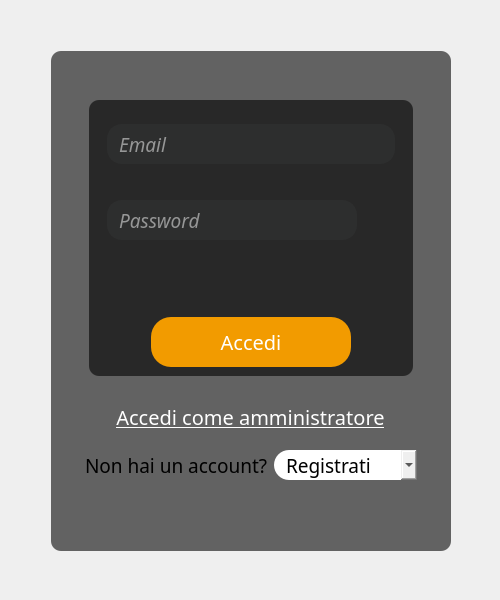
<?xml version="1.0" encoding="UTF-8"?>
<ui version="4.0">
 <class>Form</class>
 <widget class="QWidget" name="Form">
  <property name="geometry">
   <rect>
    <x>0</x>
    <y>0</y>
    <width>500</width>
    <height>600</height>
   </rect>
  </property>
  <property name="sizePolicy">
   <sizepolicy hsizetype="Fixed" vsizetype="Fixed">
    <horstretch>0</horstretch>
    <verstretch>0</verstretch>
   </sizepolicy>
  </property>
  <property name="minimumSize">
   <size>
    <width>500</width>
    <height>600</height>
   </size>
  </property>
  <property name="maximumSize">
   <size>
    <width>510</width>
    <height>610</height>
   </size>
  </property>
  <property name="windowTitle">
   <string>Form</string>
  </property>
  <property name="styleSheet">
   <string notr="true">
background-image: url(:/immagini/immagini/sfondologin2.png);</string>
  </property>
  <layout class="QGridLayout" name="gridLayout">
   <item row="1" column="0">
    <spacer name="horizontalSpacer">
     <property name="orientation">
      <enum>Qt::Horizontal</enum>
     </property>
     <property name="sizeType">
      <enum>QSizePolicy::Fixed</enum>
     </property>
     <property name="sizeHint" stdset="0">
      <size>
       <width>40</width>
       <height>20</height>
      </size>
     </property>
    </spacer>
   </item>
   <item row="2" column="1">
    <spacer name="verticalSpacer_2">
     <property name="orientation">
      <enum>Qt::Vertical</enum>
     </property>
     <property name="sizeType">
      <enum>QSizePolicy::Fixed</enum>
     </property>
     <property name="sizeHint" stdset="0">
      <size>
       <width>20</width>
       <height>40</height>
      </size>
     </property>
    </spacer>
   </item>
   <item row="1" column="1">
    <widget class="QFrame" name="frame">
     <property name="sizePolicy">
      <sizepolicy hsizetype="Expanding" vsizetype="Expanding">
       <horstretch>0</horstretch>
       <verstretch>0</verstretch>
      </sizepolicy>
     </property>
     <property name="minimumSize">
      <size>
       <width>400</width>
       <height>500</height>
      </size>
     </property>
     <property name="autoFillBackground">
      <bool>false</bool>
     </property>
     <property name="styleSheet">
      <string notr="true">border-radius:10px;
background:transparent;
background-color: rgba(0,0,0,150)</string>
     </property>
     <property name="frameShape">
      <enum>QFrame::StyledPanel</enum>
     </property>
     <property name="frameShadow">
      <enum>QFrame::Sunken</enum>
     </property>
     <property name="lineWidth">
      <number>3</number>
     </property>
     <layout class="QVBoxLayout" name="verticalLayout">
      <item>
       <spacer name="verticalSpacer_3">
        <property name="orientation">
         <enum>Qt::Vertical</enum>
        </property>
        <property name="sizeType">
         <enum>QSizePolicy::Fixed</enum>
        </property>
        <property name="sizeHint" stdset="0">
         <size>
          <width>20</width>
          <height>40</height>
         </size>
        </property>
       </spacer>
      </item>
      <item alignment="Qt::AlignHCenter|Qt::AlignVCenter">
       <widget class="QFrame" name="frame_5">
        <property name="sizePolicy">
         <sizepolicy hsizetype="Expanding" vsizetype="Expanding">
          <horstretch>0</horstretch>
          <verstretch>0</verstretch>
         </sizepolicy>
        </property>
        <property name="minimumSize">
         <size>
          <width>300</width>
          <height>100</height>
         </size>
        </property>
        <property name="frameShape">
         <enum>QFrame::StyledPanel</enum>
        </property>
        <property name="frameShadow">
         <enum>QFrame::Raised</enum>
        </property>
        <layout class="QVBoxLayout" name="verticalLayout_2">
         <item>
          <widget class="QFrame" name="frame_4">
           <property name="sizePolicy">
            <sizepolicy hsizetype="Expanding" vsizetype="Expanding">
             <horstretch>0</horstretch>
             <verstretch>0</verstretch>
            </sizepolicy>
           </property>
           <property name="minimumSize">
            <size>
             <width>300</width>
             <height>70</height>
            </size>
           </property>
           <property name="styleSheet">
            <string notr="true">background:none</string>
           </property>
           <property name="frameShape">
            <enum>QFrame::StyledPanel</enum>
           </property>
           <property name="frameShadow">
            <enum>QFrame::Raised</enum>
           </property>
           <layout class="QHBoxLayout" name="horizontalLayout_3">
            <item>
             <widget class="QLineEdit" name="emailfield">
              <property name="sizePolicy">
               <sizepolicy hsizetype="Expanding" vsizetype="Fixed">
                <horstretch>0</horstretch>
                <verstretch>0</verstretch>
               </sizepolicy>
              </property>
              <property name="minimumSize">
               <size>
                <width>250</width>
                <height>40</height>
               </size>
              </property>
              <property name="font">
               <font>
                <family>American Typewriter</family>
                <pointsize>14</pointsize>
                <italic>true</italic>
               </font>
              </property>
              <property name="styleSheet">
               <string notr="true">QLineEdit{
color: #FFF;
padding-left:8px;
padding-right:8px;
border:2px solid rgb(45, 46, 46);
border-radius:15px;
	background-color: rgb(45, 46, 46);
}
QLineEdit:hover{
border:2px solid rgb(45, 46, 46);
}
QLineEdit:focus{
border:2px solid rgb(242, 155, 0);
}</string>
              </property>
              <property name="placeholderText">
               <string>Email</string>
              </property>
              <property name="clearButtonEnabled">
               <bool>false</bool>
              </property>
             </widget>
            </item>
           </layout>
          </widget>
         </item>
         <item alignment="Qt::AlignHCenter|Qt::AlignVCenter">
          <widget class="QFrame" name="frame_3">
           <property name="sizePolicy">
            <sizepolicy hsizetype="Expanding" vsizetype="Expanding">
             <horstretch>0</horstretch>
             <verstretch>0</verstretch>
            </sizepolicy>
           </property>
           <property name="minimumSize">
            <size>
             <width>300</width>
             <height>70</height>
            </size>
           </property>
           <property name="styleSheet">
            <string notr="true">background:none;</string>
           </property>
           <property name="frameShape">
            <enum>QFrame::StyledPanel</enum>
           </property>
           <property name="frameShadow">
            <enum>QFrame::Raised</enum>
           </property>
           <layout class="QHBoxLayout" name="horizontalLayout_2">
            <item>
             <widget class="QLineEdit" name="passwordfield">
              <property name="sizePolicy">
               <sizepolicy hsizetype="Expanding" vsizetype="Fixed">
                <horstretch>0</horstretch>
                <verstretch>0</verstretch>
               </sizepolicy>
              </property>
              <property name="minimumSize">
               <size>
                <width>250</width>
                <height>40</height>
               </size>
              </property>
              <property name="font">
               <font>
                <family>American Typewriter</family>
                <pointsize>14</pointsize>
                <italic>true</italic>
                <bold>false</bold>
                <underline>false</underline>
               </font>
              </property>
              <property name="styleSheet">
               <string notr="true">QLineEdit{
color: #FFF;
padding-left:8px;
padding-right:8px;
border:2px solid rgb(45, 46, 46);
border-radius:15px;
	background-color: rgb(45, 46, 46);
}
QLineEdit:hover{
border:2px solid rgb(45, 46, 46);
}
QLineEdit:focus{
border:2px solid rgb(255, 148, 8);
}</string>
              </property>
              <property name="maxLength">
               <number>100</number>
              </property>
              <property name="echoMode">
               <enum>QLineEdit::Password</enum>
              </property>
              <property name="placeholderText">
               <string>Password</string>
              </property>
              <property name="clearButtonEnabled">
               <bool>false</bool>
              </property>
             </widget>
            </item>
            <item>
             <widget class="QPushButton" name="sp_button">
              <property name="cursor">
               <cursorShape>PointingHandCursor</cursorShape>
              </property>
              <property name="text">
               <string/>
              </property>
              <property name="icon">
               <iconset resource="res.qrc">
                <normaloff>:/icone/icone/hidepass.png</normaloff>
                <normalon>:/icone/icone/showpass.png</normalon>:/icone/icone/hidepass.png</iconset>
              </property>
              <property name="iconSize">
               <size>
                <width>32</width>
                <height>32</height>
               </size>
              </property>
              <property name="checkable">
               <bool>true</bool>
              </property>
              <property name="checked">
               <bool>false</bool>
              </property>
              <property name="autoRepeat">
               <bool>false</bool>
              </property>
             </widget>
            </item>
           </layout>
          </widget>
         </item>
         <item alignment="Qt::AlignHCenter">
          <widget class="QLabel" name="error">
           <property name="sizePolicy">
            <sizepolicy hsizetype="Fixed" vsizetype="Fixed">
             <horstretch>0</horstretch>
             <verstretch>0</verstretch>
            </sizepolicy>
           </property>
           <property name="minimumSize">
            <size>
             <width>250</width>
             <height>35</height>
            </size>
           </property>
           <property name="styleSheet">
            <string notr="true">font: 16pt &quot;American Typewriter&quot;;
color:rgb(255, 37, 0);
background:none;</string>
           </property>
           <property name="text">
            <string/>
           </property>
          </widget>
         </item>
         <item>
          <spacer name="verticalSpacer_4">
           <property name="orientation">
            <enum>Qt::Vertical</enum>
           </property>
           <property name="sizeType">
            <enum>QSizePolicy::Fixed</enum>
           </property>
           <property name="sizeHint" stdset="0">
            <size>
             <width>20</width>
             <height>15</height>
            </size>
           </property>
          </spacer>
         </item>
         <item alignment="Qt::AlignHCenter|Qt::AlignVCenter">
          <widget class="QPushButton" name="accedi_button">
           <property name="minimumSize">
            <size>
             <width>200</width>
             <height>50</height>
            </size>
           </property>
           <property name="font">
            <font>
             <family>American Typewriter</family>
             <pointsize>15</pointsize>
             <bold>false</bold>
            </font>
           </property>
           <property name="cursor">
            <cursorShape>PointingHandCursor</cursorShape>
           </property>
           <property name="styleSheet">
            <string notr="true">QPushButton{
   
	background-color: rgb(242, 155, 0);
     border:none;
     color:rgb(255,255,255); 
     border-radius:20px;
   
}
QPushButton:hover {
	
	background-color: rgba(242, 155, 20,150);
     border-left: 2px solid rgb(173, 107,0);
     border-right: 2px solid rgb(173, 107,0);
     border-bottom: 3px solid rgb(173, 107,0);
}
QPushButton:pressed {
	
	background-color: rgba(255, 224, 0,75);
     border-left: 2px solid rgb(173, 107,0);
     border-right: 2px solid rgb(173, 107,0); 
     border-bottom: none;
}</string>
           </property>
           <property name="text">
            <string>Accedi</string>
           </property>
          </widget>
         </item>
        </layout>
       </widget>
      </item>
      <item>
       <spacer name="verticalSpacer_6">
        <property name="orientation">
         <enum>Qt::Vertical</enum>
        </property>
        <property name="sizeType">
         <enum>QSizePolicy::Fixed</enum>
        </property>
        <property name="sizeHint" stdset="0">
         <size>
          <width>20</width>
          <height>20</height>
         </size>
        </property>
       </spacer>
      </item>
      <item alignment="Qt::AlignHCenter">
       <widget class="QPushButton" name="accedi_amm_button">
        <property name="minimumSize">
         <size>
          <width>220</width>
          <height>30</height>
         </size>
        </property>
        <property name="font">
         <font>
          <family>American Typewriter</family>
          <pointsize>15</pointsize>
          <underline>true</underline>
         </font>
        </property>
        <property name="cursor">
         <cursorShape>PointingHandCursor</cursorShape>
        </property>
        <property name="styleSheet">
         <string notr="true">QPushButton{
    background:none;
    color:#FFF;
    text-decoration: underline;  
}
QPushButton:hover {
    color:rgb(242, 155, 0);
   
}</string>
        </property>
        <property name="text">
         <string>Accedi come amministratore</string>
        </property>
       </widget>
      </item>
      <item alignment="Qt::AlignHCenter">
       <widget class="QFrame" name="frame_2">
        <property name="sizePolicy">
         <sizepolicy hsizetype="Preferred" vsizetype="Expanding">
          <horstretch>0</horstretch>
          <verstretch>0</verstretch>
         </sizepolicy>
        </property>
        <property name="minimumSize">
         <size>
          <width>320</width>
          <height>50</height>
         </size>
        </property>
        <property name="baseSize">
         <size>
          <width>300</width>
          <height>50</height>
         </size>
        </property>
        <property name="styleSheet">
         <string notr="true">background:none;</string>
        </property>
        <property name="frameShape">
         <enum>QFrame::StyledPanel</enum>
        </property>
        <property name="frameShadow">
         <enum>QFrame::Raised</enum>
        </property>
        <layout class="QHBoxLayout" name="horizontalLayout">
         <item>
          <widget class="QLabel" name="label">
           <property name="font">
            <font>
             <family>American Typewriter</family>
             <pointsize>14</pointsize>
            </font>
           </property>
           <property name="text">
            <string>Non hai un account?</string>
           </property>
          </widget>
         </item>
         <item>
          <widget class="QComboBox" name="sel_registra">
           <property name="minimumSize">
            <size>
             <width>70</width>
             <height>30</height>
            </size>
           </property>
           <property name="font">
            <font>
             <family>American Typewriter</family>
             <pointsize>14</pointsize>
            </font>
           </property>
           <property name="cursor">
            <cursorShape>PointingHandCursor</cursorShape>
           </property>
           <property name="styleSheet">
            <string notr="true">border-radius:15px;
padding-left:12px;
padding-right:8px;</string>
           </property>
           <property name="placeholderText">
            <string>Registrati</string>
           </property>
           <item>
            <property name="text">
             <string>Utente</string>
            </property>
           </item>
           <item>
            <property name="text">
             <string>Dipendente</string>
            </property>
           </item>
          </widget>
         </item>
        </layout>
       </widget>
      </item>
      <item>
       <spacer name="verticalSpacer_5">
        <property name="orientation">
         <enum>Qt::Vertical</enum>
        </property>
        <property name="sizeType">
         <enum>QSizePolicy::Fixed</enum>
        </property>
        <property name="sizeHint" stdset="0">
         <size>
          <width>20</width>
          <height>50</height>
         </size>
        </property>
       </spacer>
      </item>
     </layout>
    </widget>
   </item>
   <item row="0" column="1">
    <spacer name="verticalSpacer">
     <property name="orientation">
      <enum>Qt::Vertical</enum>
     </property>
     <property name="sizeType">
      <enum>QSizePolicy::Fixed</enum>
     </property>
     <property name="sizeHint" stdset="0">
      <size>
       <width>20</width>
       <height>40</height>
      </size>
     </property>
    </spacer>
   </item>
   <item row="1" column="2">
    <spacer name="horizontalSpacer_2">
     <property name="orientation">
      <enum>Qt::Horizontal</enum>
     </property>
     <property name="sizeType">
      <enum>QSizePolicy::Fixed</enum>
     </property>
     <property name="sizeHint" stdset="0">
      <size>
       <width>40</width>
       <height>20</height>
      </size>
     </property>
    </spacer>
   </item>
  </layout>
 </widget>
 <resources>
  <include location="res.qrc"/>
 </resources>
 <connections/>
</ui>
